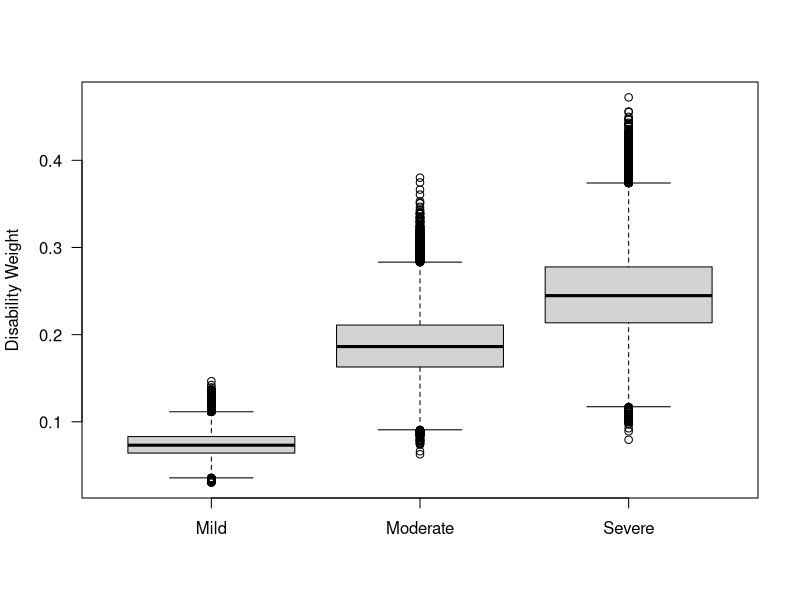

Source code (R):
## ---- chunk 1
## function for fitting
fit_beta <-
function (par, p = 0.95) {
  target <- par[2:3]
  p <- c(0, p) + (1 - p)/2
  f <-
  function(x, mean, p, target) {
    dev <- qbeta(p = p, shape1 = x, shape2 = x/mean - x)
    return(sum((dev - target)^2))
  }
  shape1 <-
    optimize(f, c(0, 1e4), mean = par[1], p = p, target = target)$minimum
  shape2 <- shape1 / par[1] - shape1
  return(list(shape1 = shape1, shape2 = shape2))
}

## function for simulating from fitted distribution
sim_beta <-
  function(n, ...) {
    fit <- fit_beta(...)
    return(rbeta(n, fit$shape1, fit$shape2))
  }

## disability weights for diarrhea
dw_dia_mld <- c(0.074, 0.049, 0.104)
dw_dia_mod <- c(0.188, 0.125, 0.264)
dw_dia_sev <- c(0.247, 0.164, 0.348)

## simulate from fitted Beta distribution
n <- 1e5
sim_dw_dia_mld <- sim_beta(n, dw_dia_mld)
sim_dw_dia_mod <- sim_beta(n, dw_dia_mod)
sim_dw_dia_sev <- sim_beta(n, dw_dia_sev)

## compare fitted to observed values
summarize <-
  function(x, probs = c(0.025, 0.975), ...) {
    c(mean = mean(x, ...),
      quantile(x, probs, ...))
  }

rbind(observed = dw_dia_mld, fitted = summarize(sim_dw_dia_mld))
rbind(observed = dw_dia_mod, fitted = summarize(sim_dw_dia_mod))
rbind(observed = dw_dia_sev, fitted = summarize(sim_dw_dia_sev))

## visualize random values
boxplot(
  las = 1,
  ylab = "Disability Weight",
  cbind("Mild" = sim_dw_dia_mld,
        "Moderate" = sim_dw_dia_mod,
        "Severe" = sim_dw_dia_sev))
## ---- chunk 2
## function for fitting
fit_gamma <-
function(q, p = 0.95) {
  p <- c(0, p) + (1 - p)/2

  f <-
    function(x, p, target) {
      dev <- qgamma(p = p, shape = x[1], rate = x[2])
      return(sum((dev - target) ^ 2))
    }

  fit <- optim(par = c(1, 1), fn = f, p = p, target = q)

  return(fit$par)
}
## ---- chunk 3
## Gamma distribution
rgamma2 <-
function(n, m, s) {
  rgamma(n, m^2/s^2, m/s^2)
}

## Beta distribution
rbeta2 <-
function(n, m, s) {
  a <- m^2 * ((1 - m) / s^2 - 1 / m)
  b <- (1/m - 1) * a
  rbeta(n, a, b)
}
## ---- chunk 4
sessionInfo()
